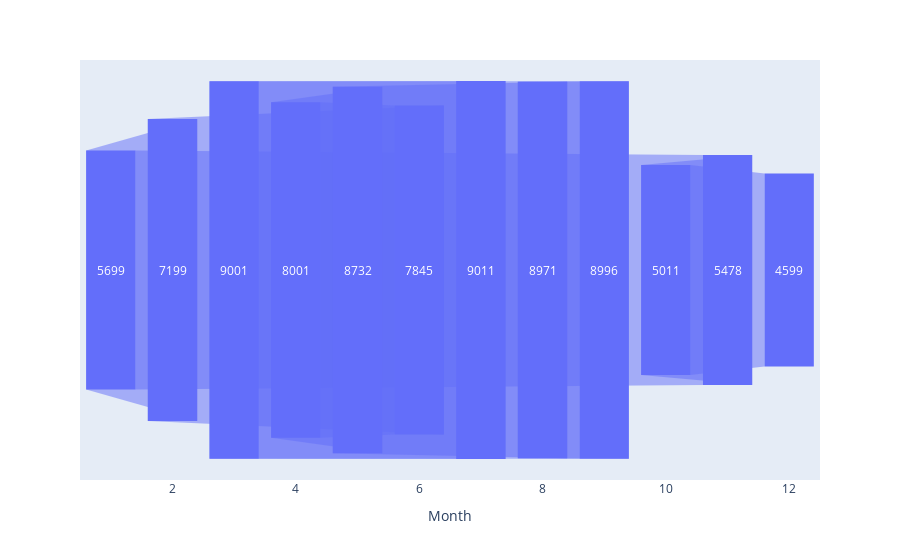

This figure's notebook cell:
### Code cell
flight_freq = df.Month.value_counts()
px.funnel(flight_freq, flight_freq.index,flight_freq.values)

### Figure 1 — Plotly figure (JSON) as saved in the notebook; plotly's stock layout.template omitted (floating-point values rounded to 4 significant figures)
{"data": [{"hovertemplate": "Month=%{x}<br>y=%{y}<extra></extra>", "legendgroup": "", "marker": {"color": "#636efa"}, "name": "", "orientation": "v", "showlegend": false, "type": "funnel", "x": [7, 3, 9, 8, 5, 4, 6, 2, 1, 11, 10, 12], "xaxis": "x", "y": [9011, 9001, 8996, 8971, 8732, 8001, 7845, 7199, 5699, 5478, 5011, 4599], "yaxis": "y"}], "layout": {"legend": {"tracegroupgap": 0}, "margin": {"t": 60}, "xaxis": {"anchor": "y", "domain": [0, 1], "title": {"text": "Month"}}, "yaxis": {"anchor": "x", "domain": [0, 1], "title": {"text": "y"}}}}
